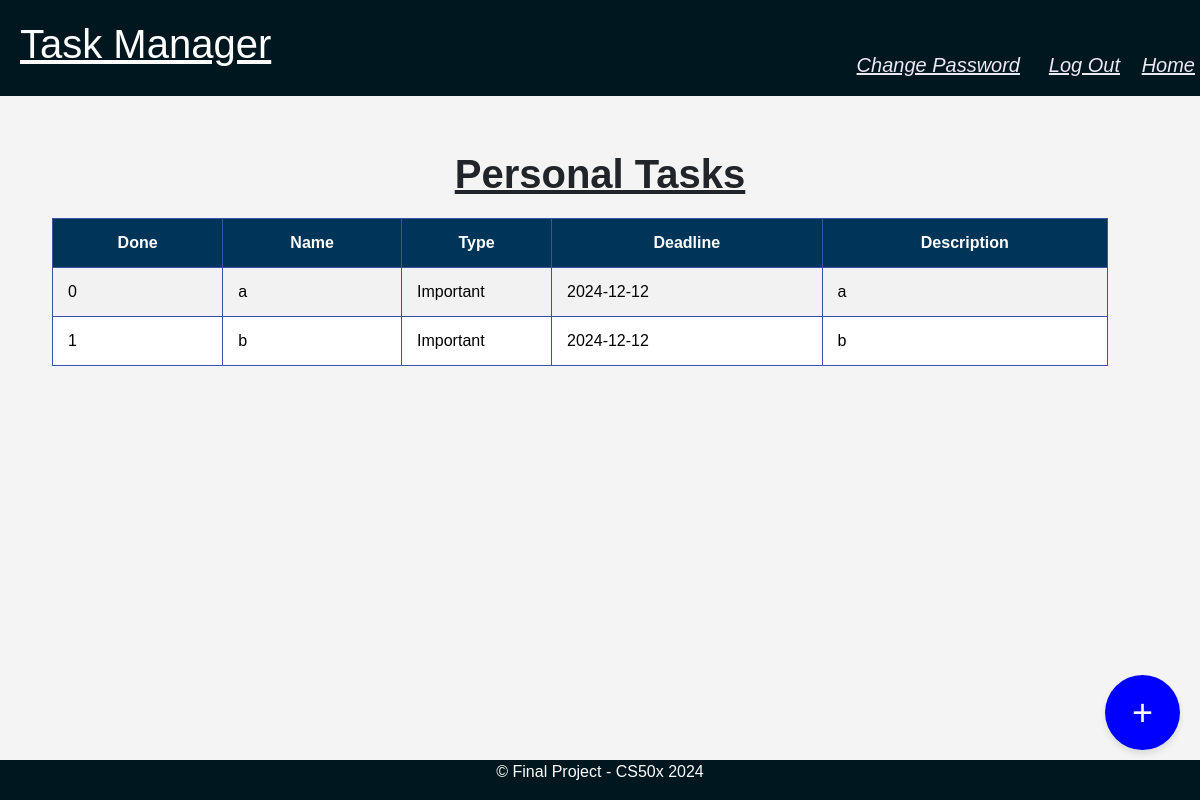
/personal (signed in), run on the app's committed database.
### tables this page shows
CREATE TABLE "tasks" (
    id INTEGER PRIMARY KEY AUTOINCREMENT,
    user_id INTEGER,
    task_name TEXT NOT NULL,
    task_type TEXT,
    deadline DATE,
    description TEXT,
    type TEXT,
    done BOOLEAN DEFAULT 0,
    FOREIGN KEY (user_id) REFERENCES users (id)
);

### app.py (the view, shortened to what this page needs)
@app.route("/personal", methods=["GET", "POST"])
def personal():
    user_id = session.get('user_id')
    if user_id:
        conn = get_db()
        cursor = conn.cursor()
        cursor.execute("SELECT * FROM tasks WHERE user_id = ? AND type = 'personal'", (user_id,))
        tasks = cursor.fetchall()
        return render_template("personal.html", tasks=tasks)
    return render_template("personal.html")

### app.py (called while the page is built)
def get_db():
    conn = sqlite3.connect("project.db")  # Connect to the database
    conn.row_factory = sqlite3.Row       # Enable row-based access (dictionary-like behavior)
    return conn

### Templates/personal.html (shortened to what this page needs)
{% extends "layout.html" %}
{% block page_title %}Personal Tasks{% endblock %}

### Templates/layout.html (shortened to what this page needs)
<!DOCTYPE html>
<html lang="en">
    <head>
        <link href="https://cdn.jsdelivr.net/npm/bootstrap@5.3.2/dist/css/bootstrap.min.css" rel="stylesheet">
        <link rel="stylesheet" href="{{ url_for('static', filename='styles.css') }}">
    </head>
    <body>
        <header>
            <h1><u>Task Manager</u></h1>
            <div>
                <a href="/login" class="top_icons">Log Out</a>
                <a href="/index" class="top_icons">Home</a>
                <a href="/change_password" class="top_icons">Change Password</a>
            </div>
        </header>
        <div class="text">
            <h1><b>{% block page_title %}{% endblock %}</b></h1>
        </div>
        <div class="content">
            <table class="table table-bordered table-striped" id="myTable">
                <thead class="thead-light">
                    <tr>
                        <th>Done</th>
                        <th>Name</th>
                        <th>Type</th>
                        <th>Deadline</th>
                        <th>Description</th>
                    </tr>
                </thead>
                <tbody>
                    {% for task in tasks %}
                        <tr>
                            <td>{{ task['done'] }}</td>
                            <td>{{ task['task_name'] }}</td>
                            <td>{{ task['task_type'] }}</td>
                            <td>{{ task['deadline'] }}</td>
                            <td>{{ task['description'] }}</td>
                        </tr>
                    {% endfor %}
                </tbody>
            </table>
            <button class="btn-circle" onclick="addRow()">+</button>
        </div>
        <footer>
            <p>&copy; Final Project - CS50x 2024</p>
        </footer>
    </body>
</html>

### statics/styles.css (style rules this page uses)
body { font-family: Arial, sans-serif; margin: 0; padding: 0; background-color: #f4f4f4; padding-bottom: 200px; }
header { background-color: #00171f; color: white; padding: 20px; position: fixed; width: 100%; top: 0; z-index: 1000; }
.text { text-align: center; position: relative; top: 150px; text-decoration: underline; }
button { width: 80px; height: 40px; border-radius: 20px; text-decoration: none; color: #fff; }
.top_icons { position: absolute; top: 50px; font-size: 20px; color: #ede8f5; text-decoration: underline; font-style: italic; }
.top_icons:nth-child(1) { right: 80px; }
.top_icons:nth-child(2) { right: 5px; }
.top_icons:nth-child(3) { right: 180px; }
footer { background-color: #00171f; color: white; text-align: center; padding: 0.00001px; position: fixed; width: 100%; bottom: 0; left: 0; }
a { text-decoration: none; }
.table { width: 88%; margin: 20px auto; border-collapse: collapse; position: relative; top: 150px; bottom: 100px; right: 20px; }
.table th, .table td { padding: 12px 15px; text-align: left; border: 1px solid #3d52a0; }
.table thead { background-color: #4CAF50; color: white; }
.thead-light th { background-color: #003459; color: white; text-align: center; }
.table thead th { font-weight: bold; }
.table tbody tr:nth-child(even) { background-color: #f2f2f2; }
.table tbody tr:nth-child(odd) { background-color: #ffffff; }
.table th:nth-child(3), .table td:nth-child(3) { width: 150px; white-space: nowrap; }
.btn-circle { width: 75px; height: 75px; border-radius: 50%; display: flex; justify-content: center; align-items: center; font-size: 36px; background-color: blue; color: white; border: none; cursor: pointer; box-shadow: 0 4px 6px rgba(0, 0, 0, 0.1); position: fixed; bottom: 50px; right: 20px; z-index: 1000; }

### data on the page
tasks: done "0", task_name "a", task_type "Important", deadline "2024-12-12", description "a"
tasks: done "1", task_name "b", task_type "Important", deadline "2024-12-12", description "b"
